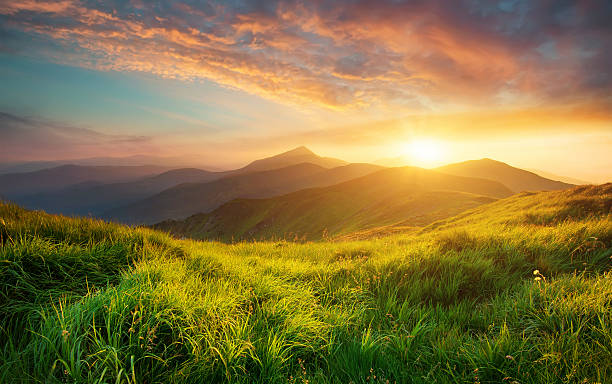
#> input picture sample.jpg, 612 x 384 px
$ python '11. 180-degree rotation clockwise.py'
#> lines starting #> are read from the running program, lines starting #| are printed output that depends on the picture
import cv2
image = cv2.imread("sample.jpg")
#> image is the input picture: shape (384, 612, 3); mean B, G, R 66.6, 117.5, 134.5
flipped_image = cv2.flip(image, 1)
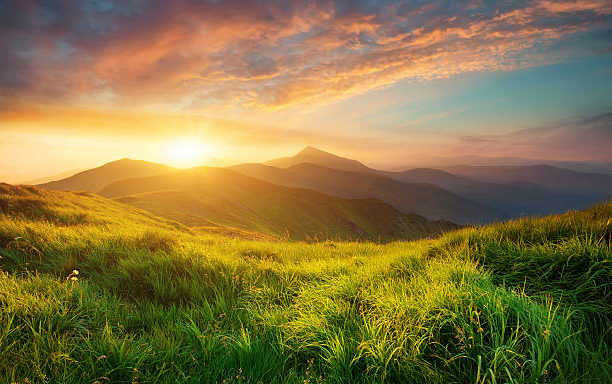
#> flipped_image: shape (384, 612, 3); mean B, G, R 66.6, 117.5, 134.5
rotated_image = cv2.rotate(flipped_image, cv2.ROTATE_180)
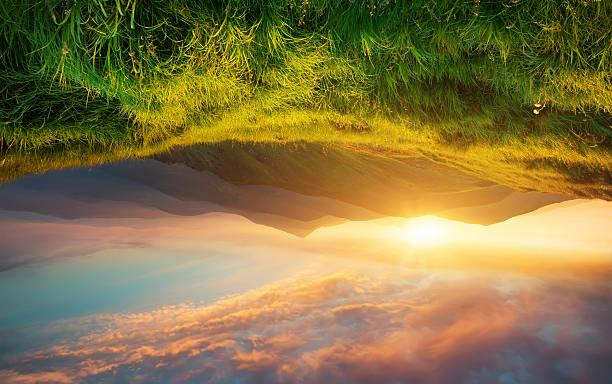
#> rotated_image: shape (384, 612, 3); mean B, G, R 66.6, 117.5, 134.5
cv2.imshow("original Image", image)
cv2.imshow("Rotated 180-degree Clockwise Along Y-axis", rotated_image)
cv2.imwrite("rotated_image.jpg", rotated_image)
cv2.waitKey(0)
cv2.destroyAllWindows()

$ run again, with 28 PROGRAM.png saved as sample.jpg
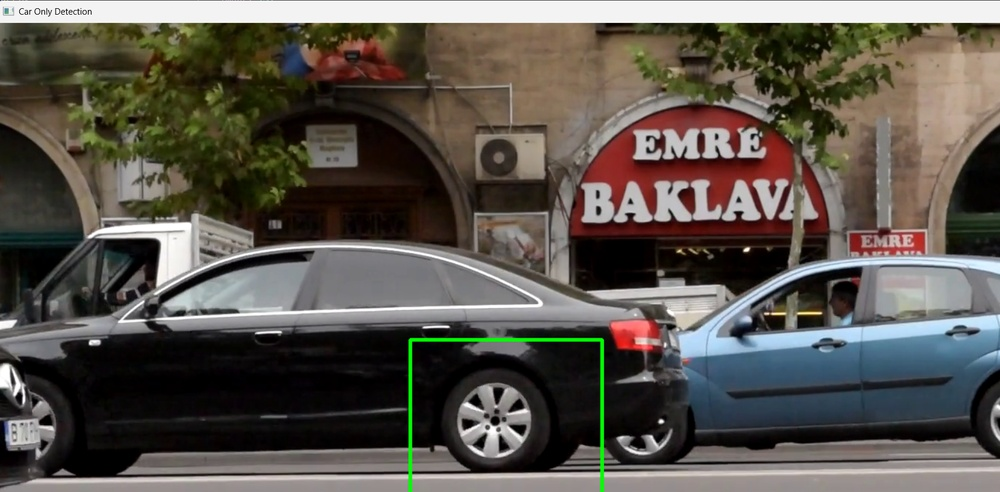
#> input picture 28 PROGRAM.png, 1000 x 492 px, shrunk from 1707 x 839 before the run
#> image is the input picture: shape (492, 1000, 3); mean B, G, R 77.7, 85.1, 90.2
#> `flipped_image = cv2.flip(image, 1)`:
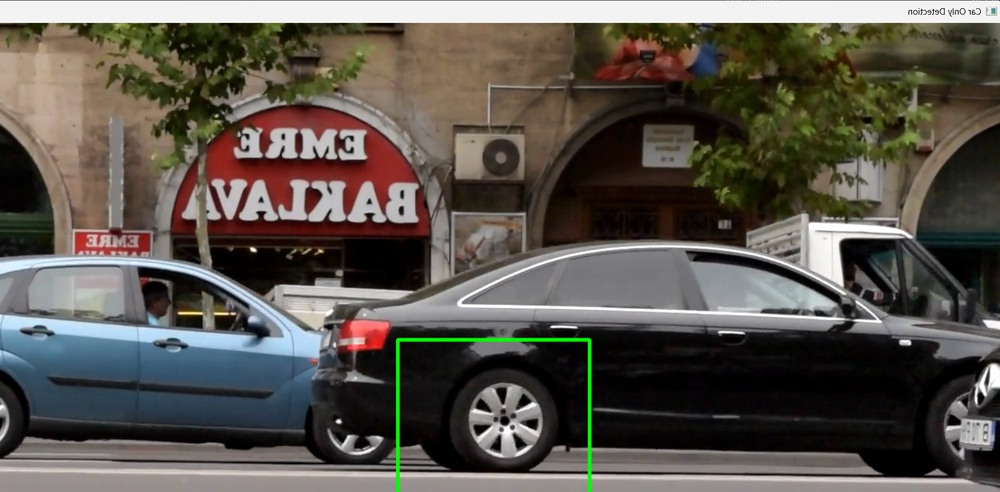
#> flipped_image: shape (492, 1000, 3); mean B, G, R 77.7, 85.1, 90.2
#> `rotated_image = cv2.rotate(flipped_image, cv2.ROTATE_180)`:
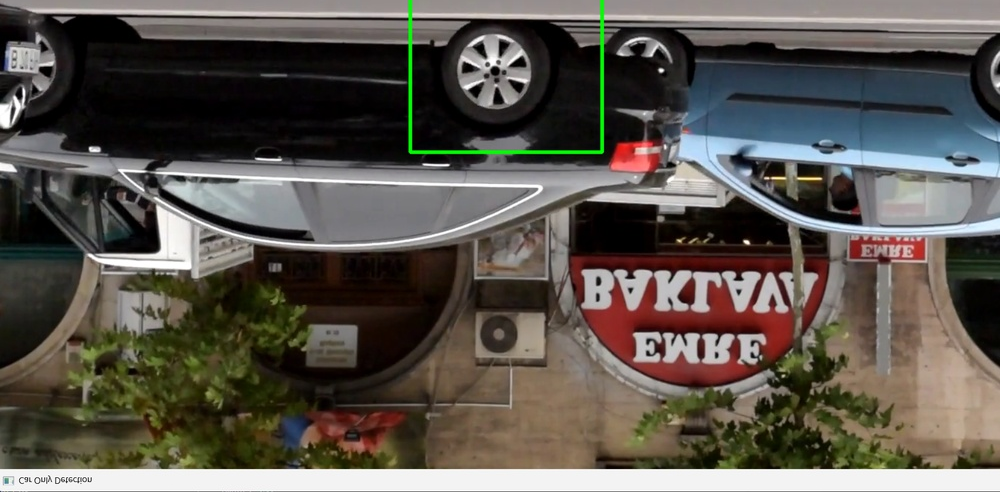
#> rotated_image: shape (492, 1000, 3); mean B, G, R 77.7, 85.1, 90.2
